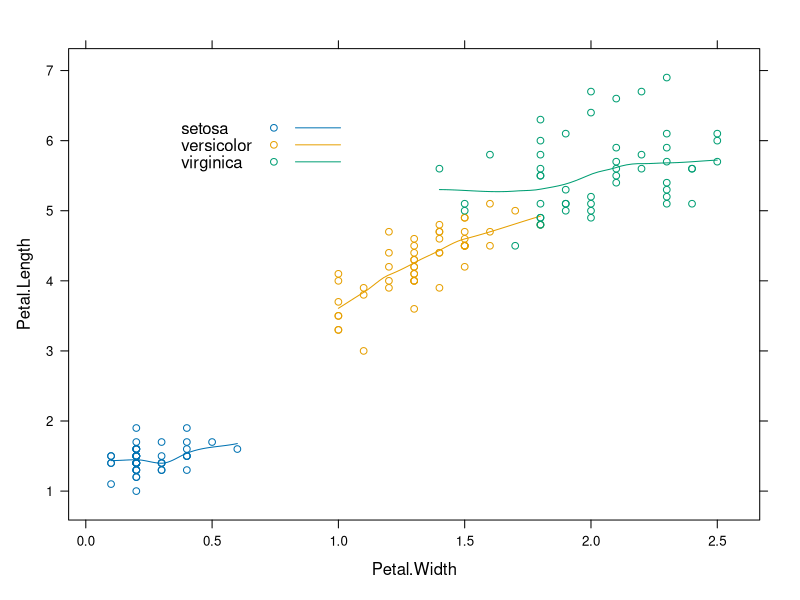
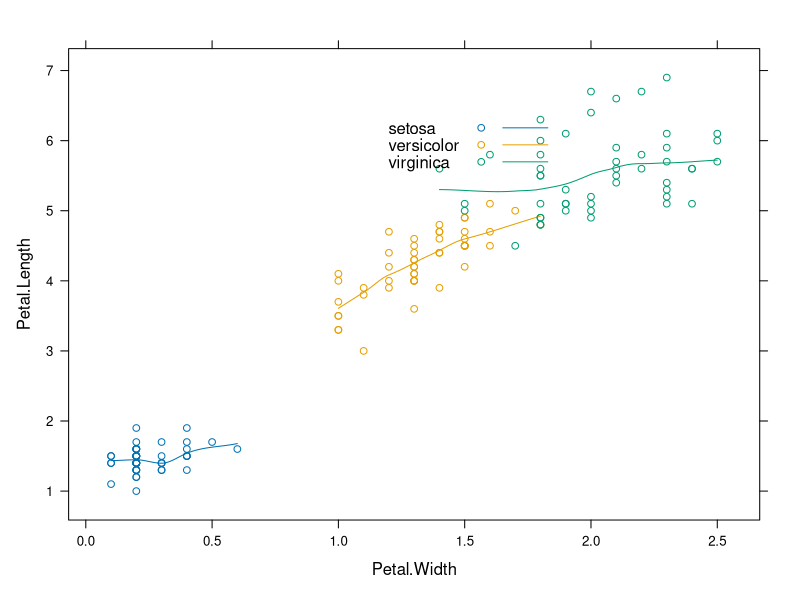

Recreate these plots in R, in order.
library(lattice)

data("iris")
xyplot(Petal.Length~Petal.Width,data=iris, groups=Species,panel=panel.superpose,type=c('p','smooth'),auto.key = list(x=0.15,y=0.85))
xyplot(Petal.Length~Petal.Width,data=iris, groups=Species,panel=panel.superpose,type=c('p','smooth'),auto.key = list(x=0.45,y=0.85))

